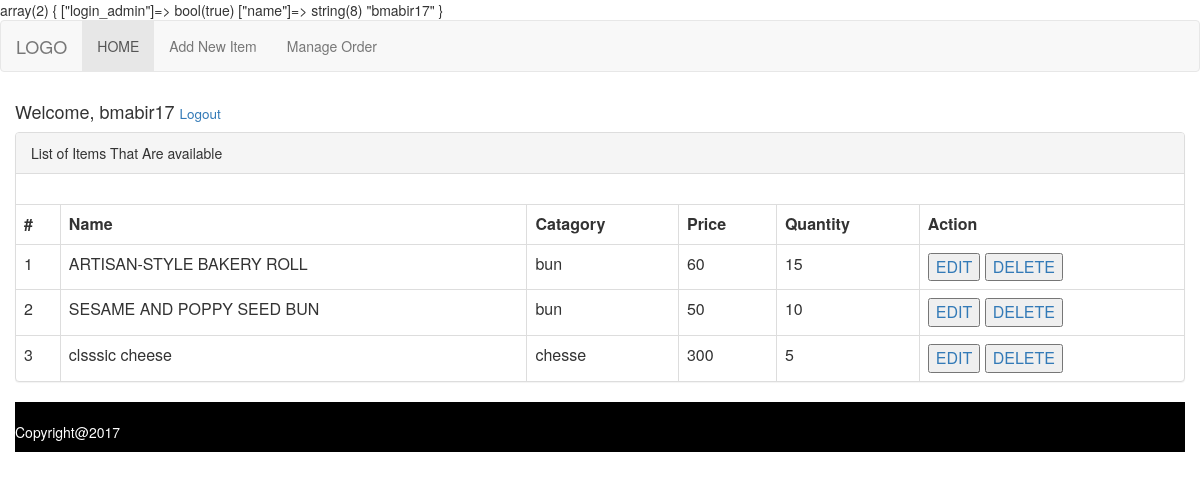
The page /main/listitem.php (signed in) on the database as committed earlier.
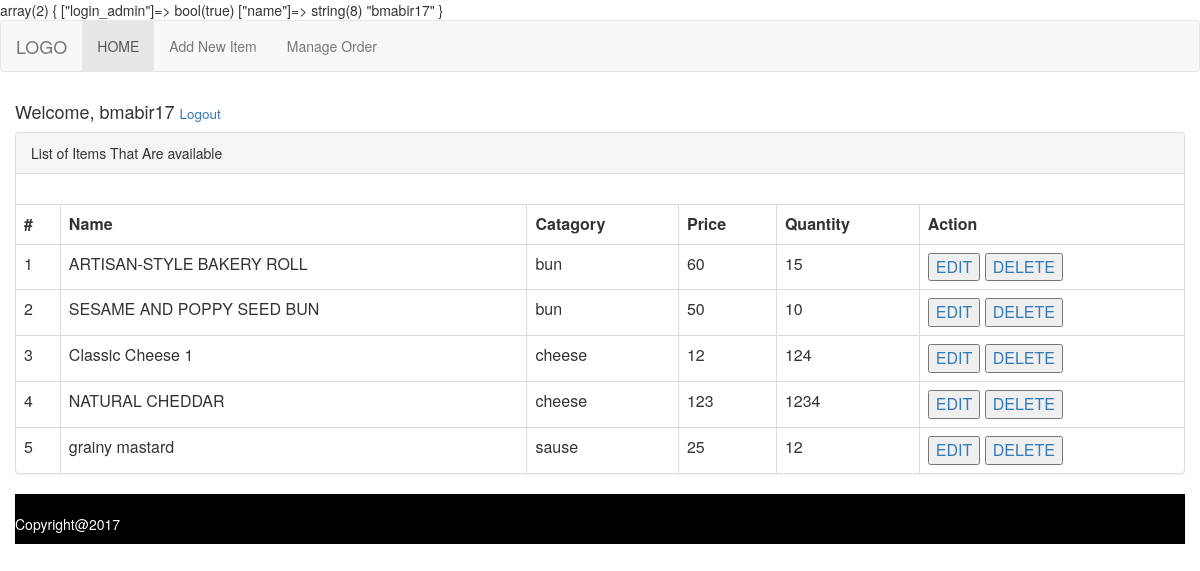
The same page on the database as committed later.
### tables this page shows
CREATE TABLE `item` (
  `Name` varchar(255) NOT NULL,
  `catagory` varchar(255) NOT NULL,
  `price` varchar(255) NOT NULL,
  `quantity` int(11) NOT NULL,
  `I_ID` int(11) NOT NULL,
  `image` mediumblob NOT NULL,
  `image_dir` varchar(255) NOT NULL
);

### main/listItem.php (the view, shortened to what this page needs)
<?php
if (isset($_SESSION['login_admin']) && $_SESSION['login_admin']) {
    var_dump($_SESSION);
} else {
    header('refresh:1; url=login.php');
}
require_once 'admin_header.php';
include_once 'db.php';
$data = null;
$query = "SELECT * FROM item";
$result = $con->query($query);
$num_result = $result->num_rows;
if ($num_result > 0) {
    while ($rows = $result->fetch_assoc()) {
        $data[] = $rows;
    }
}
?>
    <div class="row">
        <div class="panel panel-default">
            <div class="panel-heading">List of Items That Are available</div>
            <div class="panel-body">
            </div>
            <table class="table table-bordered">
                <tr>
                    <th>#</th>
                    <th>Name</th>
                    <th>Catagory</th>
                    <th>Price</th>
                    <th>Quantity</th>
                    <th>Action</th>
                </tr>
                <?php
                $counter_list = 1;
                if ($data != null):
                    foreach ($data as $value):
                        ?>
                        <tr>
                            <td><?php echo $counter_list; ?></td>
                            <td><?php echo $value['Name']; ?></td>
                            <td><?php echo $value['catagory']; ?></td>
                            <td><?php echo $value['price']; ?></td>
                            <td><?php echo $value['quantity'];?></td>
                            <td>
                                <a href="edit.php\?id=<?php echo $value['id']; ?>"> <input type="button" value="EDIT" />   </a>
                                <a href="delete.php\?id=<?php echo $value['id']; ?>"> <input type="button" value="DELETE" /></a>
                            </td>
                        </tr>
                        <?php
                        $counter_list++;
                    endforeach;
                endif;
                ?>
            </table>
        </div>
    </div>
<?php
require_once 'footer.php';
?>

Rows that differ between the two databases and show on the page:
removed item: Name "clsssic cheese", catagory "chesse", price "300", quantity "5"
added item: Name "Classic Cheese 1", catagory "cheese", price "12", quantity "124"
added item: Name "NATURAL CHEDDAR", catagory "cheese", price "123", quantity "1234"
added item: Name "grainy mastard", catagory "sause", price "25", quantity "12"
